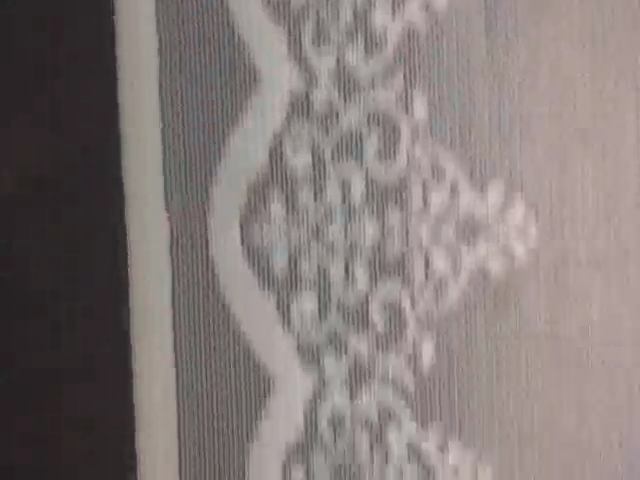
#> input picture frame 350 of video/WhatsApp Video 16m.mp4, 640 x 480 px, given in place of 5.webm, which was not available
$ python pattern_match_testv2.py   (older library calls are emulated)
#> lines starting #> are read from the running program, lines starting #| are printed output that depends on the picture; after the words box and inside, x2 and y2 are one past the last pixel; in counts of white or black regions, pixels touching at a corner belong together; pictures that were not available may be replaced by others from this repository, and a replacement may not be noted
import cv2
import numpy as np
import os
import time
import matplotlib.pyplot as plt
from scipy.interpolate import splprep, splev
import argparse
import warnings
warnings.filterwarnings("ignore", category=RuntimeWarning)

class PatternDetector:
    def __init__(self, video_path, output_dir=None):
        self.video_path = video_path
        self.output_dir = output_dir

        # Create output directory if specified
        if output_dir and not os.path.exists(output_dir):
            os.makedirs(output_dir)

        # Parameters
        self.slice_start = 300
        self.slice_height = 40
        self.detection_threshold = 0.6

        # Create windows for visualization
        #cv2.namedWindow('Original', cv2.WINDOW_NORMAL)
        cv2.namedWindow('Processed', cv2.WINDOW_NORMAL)
        cv2.namedWindow('Controls', cv2.WINDOW_NORMAL)
        cv2.resizeWindow('Controls', 600, 700)

        # Parameters with default values
        self.params = {
            'threshold1': 100,
            'threshold2': 180,
            'blur_size': 3,
            'clahe_clip': 2,
            'clahe_grid': 8,
            'morph_kernel': 3,
            'dilate_iter': 1,
            'erode_iter': 1,
            'min_area': 100,
            'min_height_ratio': 50,  # as percentage
            'gap_threshold': 30,
            'method': 0
        }

        # Create controls
        self.setup_controls()

    def setup_controls(self):
        # Basic parameters
        cv2.createTrackbar('Slice Start', 'Controls', self.slice_start, 600, self.update_slice_start)
        cv2.createTrackbar('Slice Height', 'Controls', self.slice_height, 100, self.update_slice_height)
        cv2.createTrackbar('Threshold 1', 'Controls', self.params['threshold1'], 255,
                          lambda x: self.update_param('threshold1', x))
        cv2.createTrackbar('Threshold 2', 'Controls', self.params['threshold2'], 255,
                          lambda x: self.update_param('threshold2', x))

        # Preprocessing parameters
        cv2.createTrackbar('Blur Size', 'Controls', self.params['blur_size'], 15,
                          lambda x: self.update_param('blur_size', max(1, x if x % 2 == 1 else x + 1)))
        cv2.createTrackbar('CLAHE Clip', 'Controls', self.params['clahe_clip']*10, 50,
                          lambda x: self.update_param('clahe_clip', x/10))
        cv2.createTrackbar('CLAHE Grid', 'Controls', self.params['clahe_grid'], 16,
                          lambda x: self.update_param('clahe_grid', max(1, x)))

        # Morphology parameters
        cv2.createTrackbar('Morph Kernel', 'Controls', self.params['morph_kernel'], 15,
                          lambda x: self.update_param('morph_kernel', max(1, x if x % 2 == 1 else x + 1)))
        cv2.createTrackbar('Dilate Iter', 'Controls', self.params['dilate_iter'], 10,
                          lambda x: self.update_param('dilate_iter', x))
        cv2.createTrackbar('Erode Iter', 'Controls', self.params['erode_iter'], 10,
                          lambda x: self.update_param('erode_iter', x))

        # Filtering parameters
        cv2.createTrackbar('Min Area', 'Controls', self.params['min_area'], 1000,
                          lambda x: self.update_param('min_area', x))
        cv2.createTrackbar('Min Height %', 'Controls', self.params['min_height_ratio'], 100,
                          lambda x: self.update_param('min_height_ratio', x))
        cv2.createTrackbar('Gap Threshold', 'Controls', self.params['gap_threshold'], 100,
                          lambda x: self.update_param('gap_threshold', x))

        # Detection method
        cv2.createTrackbar('Method', 'Controls', self.params['method'], 4,
                        lambda x: self.update_param('method', x))

    def update_param(self, param_name, value):
        self.params[param_name] = value

    def update_slice_start(self, value):
        self.slice_start = value

    def update_slice_height(self, value):
        self.slice_height = value

    def process_video(self):
        # Open the video
        cap = cv2.VideoCapture(self.video_path)
        if not cap.isOpened():
            print(f"Error: Could not open video {self.video_path}")
            return

        # Get video properties
        width = int(cap.get(cv2.CAP_PROP_FRAME_WIDTH))
        height = int(cap.get(cv2.CAP_PROP_FRAME_HEIGHT))
        fps = cap.get(cv2.CAP_PROP_FPS)
        frame_count = int(cap.get(cv2.CAP_PROP_FRAME_COUNT))

        print(f"Video properties: {width}x{height}, {fps} fps, {frame_count} frames")

        # Add a button for saving parameters
        cv2.createTrackbar('Save Settings', 'Controls', 0, 1, self.save_parameters)

        quit_requested = False
        frame_idx = 0
        paused = False
        last_frame = None

        while not quit_requested:
            if not paused:
                # Reset video to beginning if needed
                if cap.get(cv2.CAP_PROP_POS_FRAMES) >= frame_count:
                    cap.set(cv2.CAP_PROP_POS_FRAMES, 0)

                ret, frame = cap.read()
#> frame is the input picture: shape (480, 640, 3); mean B, G, R 119.7, 121.5, 131.2
                if not ret:
                    cap.set(cv2.CAP_PROP_POS_FRAMES, 0)
                    continue

                last_frame = frame.copy()
                frame_idx += 1
            else:
                # Use the last frame when paused
                frame = last_frame.copy() if last_frame is not None else np.zeros((height, width, 3), dtype=np.uint8)

            # Process the frame
            start_time = time.time()
            result_img = self.process_frame(frame.copy())
            processing_time = time.time() - start_time

            # Add frame info
            cv2.putText(result_img, f"Frame: {frame_idx}, Time: {processing_time:.3f}s",
                    (10, 30), cv2.FONT_HERSHEY_SIMPLEX, 0.7, (0, 255, 0), 2)

            # Show parameter values on the result image
            y_pos = 60
            for param, value in self.params.items():
                if param != 'method':  # Skip method as it's shown differently
                    cv2.putText(result_img, f"{param}: {value}", (10, y_pos),
                            cv2.FONT_HERSHEY_SIMPLEX, 0.5, (0, 255, 0), 1)
                    y_pos += 20

            # Show results
            #cv2.imshow('Original', frame)
            cv2.imshow('Processed', result_img)

            # Save output if requested
            if self.output_dir and frame_idx % 30 == 0 and not paused:
                output_path = os.path.join(self.output_dir, f"frame_{frame_idx:04d}.jpg")
                cv2.imwrite(output_path, result_img)

            # Handle key presses
            key = cv2.waitKey(1) & 0xFF
            if key == ord('q'):
                quit_requested = True
            elif key == ord('s'):
                # Save current frame
                if self.output_dir:
                    output_path = os.path.join(self.output_dir, f"snapshot_{frame_idx:04d}.jpg")
                    cv2.imwrite(output_path, result_img)
                    print(f"Saved snapshot to {output_path}")
            elif key == ord('p'):
                # Toggle pause
                paused = not paused
                print(f"Video {'paused' if paused else 'resumed'}")
            elif key == ord('n') and paused:
                # Step forward one frame when paused
                ret, frame = cap.read()
                if ret:
                    last_frame = frame.copy()
                    frame_idx += 1

        # Release resources
        cap.release()
        cv2.destroyAllWindows()

    # [19 lines left out: function save_parameters, not called in this run]

    def process_frame(self, frame):
        """Process a frame to detect patterns using multiple methods with adjustable parameters"""
        # Create a composite image to show all processing stages
        h, w = frame.shape[:2]
        result = np.zeros((h*2, w*2, 3), dtype=np.uint8)

        # Draw boundary lines for the slice
        slice_start = self.slice_start
        slice_end = slice_start + self.slice_height
        cv2.line(frame, (0, slice_start), (w, slice_start), (255, 0, 0), 1)
        cv2.line(frame, (0, slice_end), (w, slice_end), (255, 0, 0), 1)
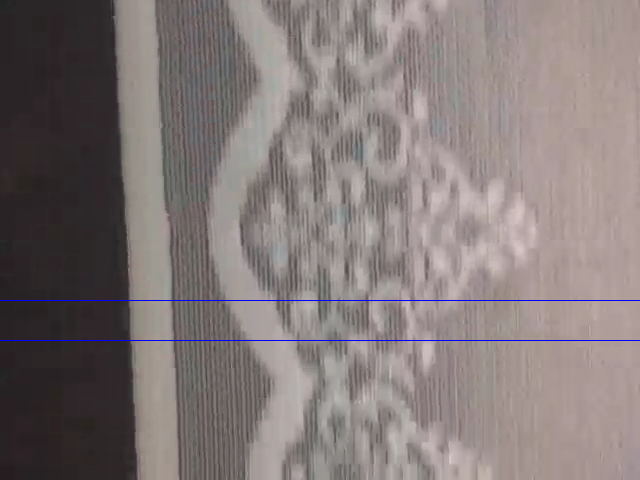
#> frame: shape (480, 640, 3); mean B, G, R 120.2, 120.9, 130.6

        # Get the slice
        slice_img = frame[slice_start:slice_end, :]
        if slice_img.size == 0:  # Check if slice is valid
            print(f"Invalid slice: start={slice_start}, height={self.slice_height}")
            return frame

        # Stage 1: Original frame with slice highlighted
        stage1_img = frame.copy()
        result[0:h, 0:w] = stage1_img

        # Stage 2: Preprocessing pipeline
        # Convert to grayscale
        slice_gray = cv2.cvtColor(slice_img, cv2.COLOR_BGR2GRAY)

        # Apply Gaussian blur (use odd kernel size)
        blur_size = self.params['blur_size']
        if blur_size > 0:
            slice_blurred = cv2.GaussianBlur(slice_gray, (blur_size, blur_size), 0)
        else:
            slice_blurred = slice_gray

        # Apply CLAHE for better contrast
        clahe = cv2.createCLAHE(
            clipLimit=self.params['clahe_clip'],
            tileGridSize=(self.params['clahe_grid'], self.params['clahe_grid'])
        )
        slice_enhanced = clahe.apply(slice_blurred)
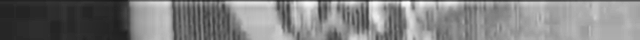
#> slice_enhanced: shape (40, 640); min 26, max 254, mean 127.4

        # Threshold to get binary image
        _, slice_binary = cv2.threshold(
            slice_enhanced,
            self.params['threshold1'],
            255,
            cv2.THRESH_BINARY_INV
        )
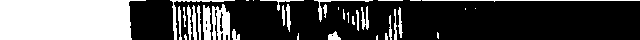
#> slice_binary: shape (40, 640); 30.3% white; 37 white regions (13 under 20 px), largest, box (x1, y1, x2, y2) and area: (0, 0, 146, 40) 5230, (212, 4, 230, 40) 458, (203, 5, 211, 40) 235

        # Apply morphological operations
        kernel_size = self.params['morph_kernel']
        kernel = np.ones((kernel_size, kernel_size), np.uint8)

        if self.params['erode_iter'] > 0:
            slice_binary = cv2.erode(slice_binary, kernel, iterations=self.params['erode_iter'])
#> slice_binary: shape (40, 640); 22.6% white; 43 white regions (34 under 20 px), largest, box (x1, y1, x2, y2) and area: (0, 0, 131, 40) 5168, (222, 6, 229, 40) 133, (204, 9, 210, 40) 127

        if self.params['dilate_iter'] > 0:
            slice_binary = cv2.dilate(slice_binary, kernel, iterations=self.params['dilate_iter'])
#> slice_binary: shape (40, 640); 26.5% white; 40 white regions (17 under 20 px), largest, box (x1, y1, x2, y2) and area: (0, 0, 132, 40) 5214, (216, 5, 230, 40) 332, (203, 8, 211, 40) 224

        # Convert to 3 channels for display
        slice_binary_display = cv2.cvtColor(slice_binary, cv2.COLOR_GRAY2BGR)
        stage2_img = np.zeros_like(frame)
        stage2_img[slice_start:slice_end, :] = slice_binary_display
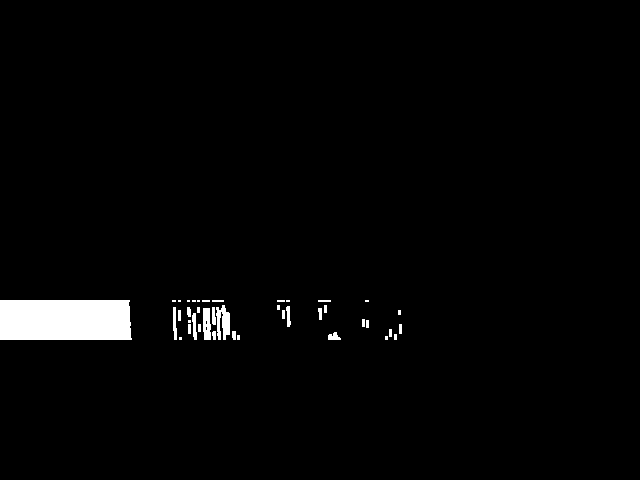
#> stage2_img: shape (480, 640, 3); 2.2% white; 40 white regions (17 under 20 px), largest, box (x1, y1, x2, y2) and area: (0, 300, 132, 340) 5214, (216, 305, 230, 340) 332, (203, 308, 211, 340) 224

        # Copy to result
        result[0:h, w:w*2] = stage2_img
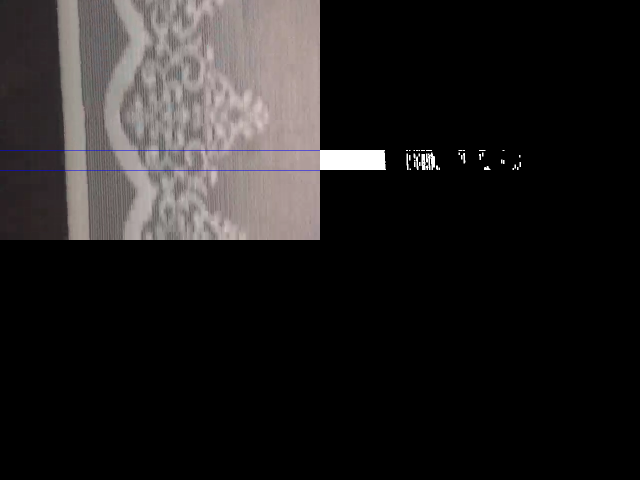
#> result: shape (960, 1280, 3) (shown at 1/2 size); mean B, G, R 31.5, 31.6, 34.1

        # Stage 3: Edge detection
        edges = cv2.Canny(
            slice_enhanced,
            self.params['threshold1'],
            self.params['threshold2']
        )
#> edges: shape (40, 640); 8.9% white in thin lines or dots, all inside (x1, y1, x2, y2) = (129, 1, 640, 40)

        # Apply morphological operations to edges for better continuity
        if self.params['dilate_iter'] > 0:
            edges = cv2.dilate(edges, kernel, iterations=self.params['dilate_iter'])
#> edges: shape (40, 640); 26.3% white; 8 white regions, largest, box (x1, y1, x2, y2) and area: (128, 0, 640, 40) 6330, (424, 9, 433, 35) 117, (332, 26, 343, 40) 92

        if self.params['erode_iter'] > 0:
            edges = cv2.erode(edges, kernel, iterations=self.params['erode_iter'])
#> edges: shape (40, 640); 16.7% white; 10 white regions (6 under 20 px), largest, box (x1, y1, x2, y2) and area: (129, 0, 640, 40) 4102, (425, 10, 432, 34) 47, (333, 27, 342, 40) 41, (239, 24, 248, 35) 21

        edges_display = cv2.cvtColor(edges, cv2.COLOR_GRAY2BGR)
        stage3_img = np.zeros_like(frame)
        stage3_img[slice_start:slice_end, :] = edges_display
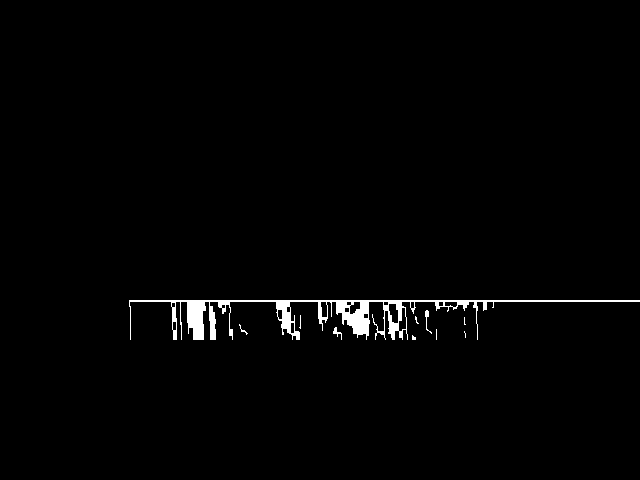
#> stage3_img: shape (480, 640, 3); 1.4% white; 10 white regions (6 under 20 px)

        # Copy to result
        result[h:h*2, 0:w] = stage3_img
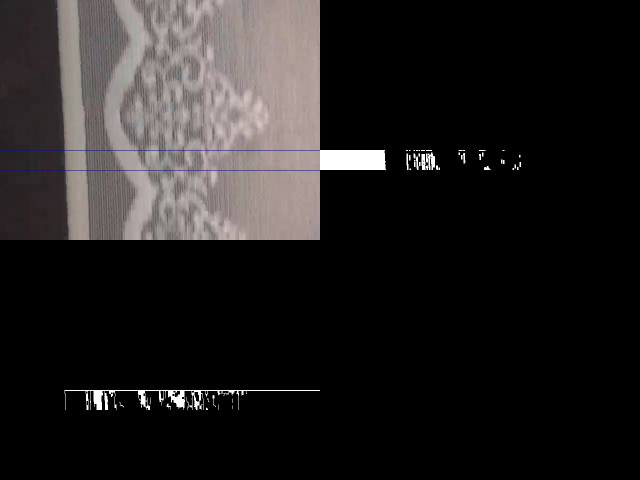
#> result: shape (960, 1280, 3) (shown at 1/2 size); 0.35% of pixels changed, all inside (x1, y1, x2, y2) = (129, 780, 640, 820)

        # Stage 4: Detection method based on method_idx
        stage4_img = frame.copy()
        method_idx = self.params['method']

        if method_idx == 0:
            # Method 1: Contour-based detection
            detected_points = self.detect_using_contours(slice_binary, slice_start)
        elif method_idx == 1:
            # Method 2: Hough Line-based detection
            detected_points = self.detect_using_hough_lines(edges, slice_start)
        elif method_idx == 2:
            # Method 3: Morphological operations
            detected_points = self.detect_using_morphology(slice_binary, slice_enhanced, slice_start)
        elif method_idx == 3:
            # Method 4: Gradient-based edge detection with filtering
            detected_points = self.detect_using_gradient(slice_binary, slice_enhanced, slice_start)
        else:
            # Method 5: Canny edge with S-contour detection
            detected_points = self.detect_using_canny_contours(slice_binary, slice_enhanced, slice_start)


        # Group detected points
        grouped_points = self.group_points(detected_points, self.params['gap_threshold'])

        # Draw grouped points with different colors
        colors = [(0, 0, 255), (0, 255, 0), (255, 0, 0), (255, 255, 0)]

        for i, group in enumerate(grouped_points):
            color = colors[i % len(colors)]

            # Draw points
            for x, y in group:
                cv2.circle(stage4_img, (int(x), int(y)), 3, color, -1)

            # Draw lines connecting points in each group if there are enough points
            if len(group) > 1:
                # Sort points by y-coordinate
                sorted_points = sorted(group, key=lambda p: p[1])


                # Optionally apply spline smoothing for cleaner visualization
                if len(sorted_points) >= 4:
                    pts = self.fit_spline_safely(sorted_points)
                    if pts is not None:
                        cv2.polylines(stage4_img, [pts], False, color, 2)
                    else:
                        # Fallback to simple line segments if spline fails
                        for j in range(len(sorted_points) - 1):
                            pt1 = (int(sorted_points[j][0]), int(sorted_points[j][1]))
                            pt2 = (int(sorted_points[j+1][0]), int(sorted_points[j+1][1]))
                            cv2.line(stage4_img, pt1, pt2, color, 2)
                else:
                    # If too few points for spline, just connect with lines
                    for j in range(len(sorted_points) - 1):
                        pt1 = (int(sorted_points[j][0]), int(sorted_points[j][1]))
                        pt2 = (int(sorted_points[j+1][0]), int(sorted_points[j+1][1]))
                        cv2.line(stage4_img, pt1, pt2, color, 2)

            # Label the group
            if group:
                avg_x = sum(p[0] for p in group) / len(group)
                cv2.putText(stage4_img, f"G{i+1}", (int(avg_x), slice_start - 10),
                            cv2.FONT_HERSHEY_SIMPLEX, 0.5, color, 2)

        # Copy to result
        result[h:h*2, w:w*2] = stage4_img

        # Add method name
        method_names = ["Contour", "Hough Lines", "Morphology", "Gradient", "S-Contour"]
        cv2.putText(result, f"Method: {method_names[min(method_idx, len(method_names)-1)]}",
                    (w+10, h+50), cv2.FONT_HERSHEY_SIMPLEX, 0.7, (255, 255, 255), 2)

        # Add detected group count
        cv2.putText(result, f"Groups: {len(grouped_points)}",
                    (w+10, h+80), cv2.FONT_HERSHEY_SIMPLEX, 0.7, (255, 255, 255), 2)

        return result

    def detect_using_contours(self, binary_img, slice_start):
        """Detect pattern points using contour analysis with enhanced filtering"""
#> called with slice_start = 300
        points = []

        # Find contours
        contours, _ = cv2.findContours(binary_img, cv2.RETR_EXTERNAL, cv2.CHAIN_APPROX_SIMPLE)
#> contours = 40 contours, 27 with area under 20; largest, box (x1, y1, x2, y2) and area: (0, 0, 132, 40) 5044, (216, 5, 230, 40) 259, (203, 8, 211, 40) 192, (173, 7, 177, 40) 67, (192, 13, 197, 40) 64
#> (the rest of the program and of its run is left out)
